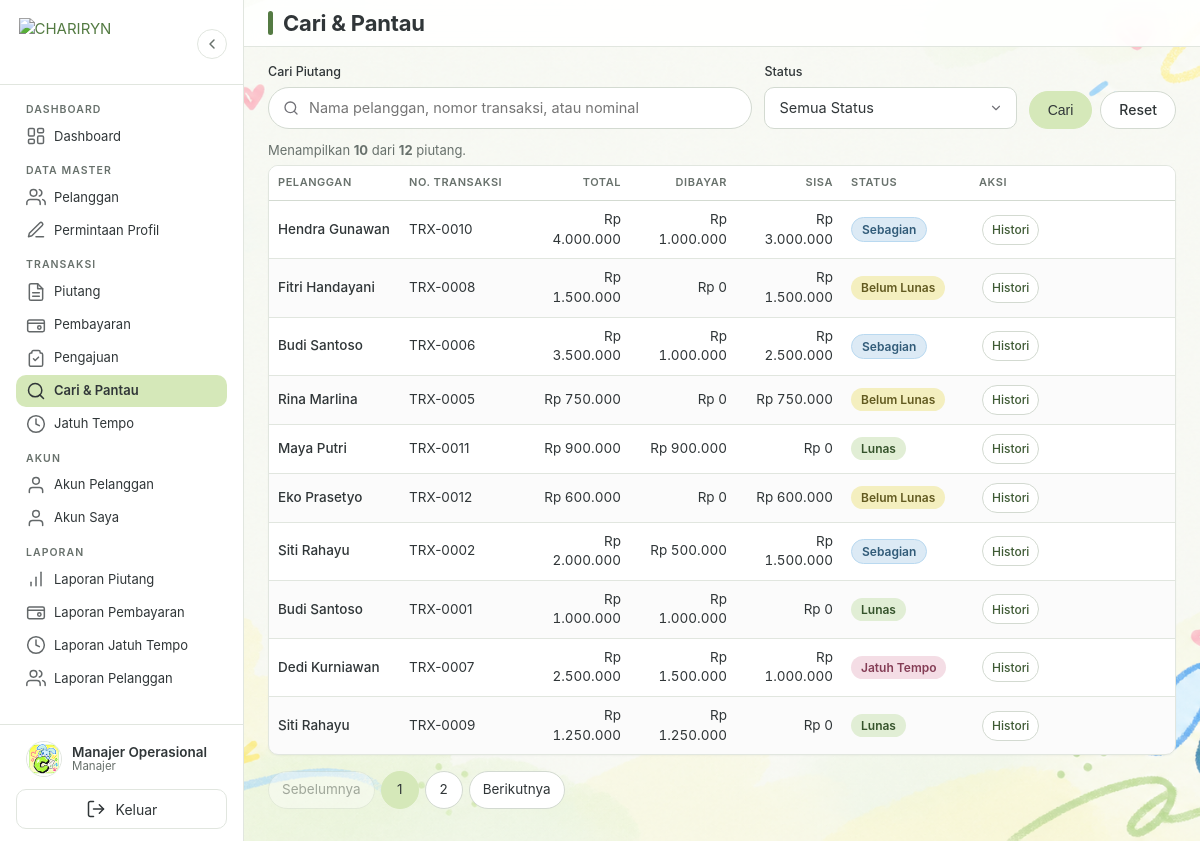
The app's page /cari-pantau/index.php (signed in) with its own data.
### tables this page shows
CREATE TABLE IF NOT EXISTS users (
    id_user INT UNSIGNED NOT NULL AUTO_INCREMENT,
    id_pelanggan INT UNSIGNED NULL,
    username VARCHAR(50) NOT NULL,
    password VARCHAR(255) NOT NULL,
    nama VARCHAR(100) NOT NULL,
    role ENUM('pemilik', 'manajer', 'pelanggan') NOT NULL DEFAULT 'manajer',
    status ENUM('belum aktif', 'aktif', 'nonaktif') NOT NULL DEFAULT 'belum aktif',
    token_aktivasi VARCHAR(64) NULL,
    token_aktivasi_berakhir DATETIME NULL,
    created_at DATETIME NOT NULL DEFAULT CURRENT_TIMESTAMP,
    updated_at DATETIME NOT NULL DEFAULT CURRENT_TIMESTAMP ON UPDATE CURRENT_TIMESTAMP,
    PRIMARY KEY (id_user),
    UNIQUE KEY uq_users_username (username),
    UNIQUE KEY uq_users_pelanggan (id_pelanggan),
    KEY idx_users_role_status (role, status),
    CONSTRAINT fk_users_pelanggan
        FOREIGN KEY (id_pelanggan) REFERENCES pelanggan (id_pelanggan)
        ON DELETE CASCADE ON UPDATE CASCADE
);

CREATE TABLE IF NOT EXISTS piutang (
    id_piutang INT UNSIGNED NOT NULL AUTO_INCREMENT,
    id_pelanggan INT UNSIGNED NOT NULL,
    no_transaksi VARCHAR(30) NOT NULL,
    tanggal_transaksi DATE NOT NULL,
    total_piutang DECIMAL(15,2) NOT NULL,
    jumlah_dibayar DECIMAL(15,2) NOT NULL DEFAULT 0.00,
    sisa_piutang DECIMAL(15,2) NOT NULL,
    jatuh_tempo DATE NOT NULL,
    status ENUM('Belum Lunas', 'Sebagian', 'Lunas', 'Jatuh Tempo') NOT NULL DEFAULT 'Belum Lunas',
    keterangan TEXT NULL,
    created_at DATETIME NOT NULL DEFAULT CURRENT_TIMESTAMP,
    updated_at DATETIME NOT NULL DEFAULT CURRENT_TIMESTAMP ON UPDATE CURRENT_TIMESTAMP,
    PRIMARY KEY (id_piutang),
    UNIQUE KEY uq_piutang_no_transaksi (no_transaksi),
    KEY idx_piutang_pelanggan (id_pelanggan),
    KEY idx_piutang_tanggal (tanggal_transaksi),
    KEY idx_piutang_jatuh_tempo (jatuh_tempo),
    KEY idx_piutang_status (status),
    KEY idx_piutang_status_tempo (status, jatuh_tempo),
    CONSTRAINT fk_piutang_pelanggan
        FOREIGN KEY (id_pelanggan) REFERENCES pelanggan (id_pelanggan)
        ON DELETE RESTRICT ON UPDATE CASCADE
);

CREATE TABLE IF NOT EXISTS pelanggan (
    id_pelanggan INT UNSIGNED NOT NULL AUTO_INCREMENT,
    kode_pelanggan VARCHAR(20) NOT NULL,
    nama_pelanggan VARCHAR(100) NOT NULL,
    alamat TEXT NULL,
    no_hp VARCHAR(20) NULL,
    email VARCHAR(100) NULL,
    status ENUM('aktif', 'nonaktif') NOT NULL DEFAULT 'aktif',
    created_at DATETIME NOT NULL DEFAULT CURRENT_TIMESTAMP,
    updated_at DATETIME NOT NULL DEFAULT CURRENT_TIMESTAMP ON UPDATE CURRENT_TIMESTAMP,
    PRIMARY KEY (id_pelanggan),
    UNIQUE KEY uq_pelanggan_kode (kode_pelanggan),
    KEY idx_pelanggan_nama (nama_pelanggan),
    KEY idx_pelanggan_status (status)
);

### helpers/autentikasi.php (called while the page is built, shortened)
<?php
function userSaatIni(): array
{
    return $_SESSION['user'] ?? [];
}
function roleUser(): string
{
    return (string) ($_SESSION['user']['role'] ?? '');
}
function labelRole(string $role): string
{
    return match ($role) {
        'pemilik' => 'Pemilik',
        'manajer' => 'Manajer',
        'pelanggan' => 'Pelanggan',
        default => 'Pengguna',
    };
}
function urlBerandaSesuaiPeran(): string
{
    return match (roleUser()) {
        'pemilik' => BASE_URL . 'laporan/piutang.php',
        'pelanggan' => BASE_URL . 'portal/index.php',
        default => BASE_URL . 'dashboard/index.php',
    };
}
function cekLogin(): void
{
    $stmt = koneksiDatabase()->prepare(
        'SELECT id_user, username, nama, role, status, id_pelanggan
         FROM users WHERE id_user = :id LIMIT 1'
    );
    $stmt->execute([':id' => (int) $_SESSION['user']['id_user']]);
}
function requireLogin(): void
{
    cekLogin();
}

### helpers/format.php (called while the page is built, shortened)
<?php
function e(?string $nilai): string
{
    return htmlspecialchars((string) $nilai, ENT_QUOTES, 'UTF-8');
}
function formatRupiah($nilai): string
{
    $nilai = round((float) $nilai, 2);
    $desimal = abs($nilai - round($nilai)) < 0.005 ? 0 : 2;
    return 'Rp ' . number_format($nilai, $desimal, ',', '.');
}
function formatAngka($nilai): string
{
    return number_format((float) $nilai, 0, ',', '.');
}

### config/database.php (called while the page is built, shortened)
<?php
function koneksiDatabase(): PDO
{
    static $pdo = null;
    if ($pdo instanceof PDO) {
        return $pdo;
    }
    $dsn = 'mysql:host=' . DB_HOST . ';port=' . DB_PORT . ';dbname=' . DB_NAMA . ';charset=utf8mb4';
    try {
        $pdo = new PDO($dsn, DB_USER, DB_PASSWORD, [
            PDO::ATTR_ERRMODE => PDO::ERRMODE_EXCEPTION,
            PDO::ATTR_DEFAULT_FETCH_MODE => PDO::FETCH_ASSOC,
            PDO::ATTR_EMULATE_PREPARES => false,
        ]);
    } catch (PDOException $e) {
        if (function_exists('catatKesalahan')) {
            catatKesalahan($e);
        }
        http_response_code(500);
        require BASE_PATH . '/error/500.php';
        exit;
    }
    return $pdo;
}

### helpers/otorisasi.php (called while the page is built, shortened)
<?php
function requireManajer(): void
{
    requireLogin();
}

### helpers/validasi.php (called while the page is built, shortened)
<?php
function bersihkan(mixed $nilai): string
{
    return trim((string) $nilai);
}

### cari-pantau/index.php (the view, shortened to what this page needs)
<?php
requireManajer();
$halaman_aktif = 'cari-pantau';
require_once BASE_PATH . '/includes/kepala.php';
$pdo = koneksiDatabase();
$cari = bersihkan($_GET['cari'] ?? '');
$status = bersihkan($_GET['status'] ?? '');
$halaman = max(1, (int) ($_GET['halaman'] ?? 1));
$perHalaman = 10;
$kondisi = [];
$parameter = [];
$where = $kondisi !== [] ? 'WHERE ' . implode(' AND ', $kondisi) : '';
$stmt = $pdo->prepare(
    'SELECT COUNT(*) FROM piutang AS p
     JOIN pelanggan AS pl ON pl.id_pelanggan = p.id_pelanggan ' . $where
);
$stmt->execute($parameter);
$total = (int) $stmt->fetchColumn();
$totalHalaman = (int) ceil($total / $perHalaman);
$halaman = max(1, min($halaman, max(1, $totalHalaman)));
$stmt = $pdo->prepare(
    'SELECT p.id_piutang, p.no_transaksi, p.tanggal_transaksi, p.total_piutang,
            p.jumlah_dibayar, p.sisa_piutang, p.status,
            pl.nama_pelanggan
     FROM piutang AS p
     JOIN pelanggan AS pl ON pl.id_pelanggan = p.id_pelanggan ' . $where . '
     ORDER BY p.tanggal_transaksi DESC, p.id_piutang DESC
     LIMIT :batas OFFSET :offset'
);
$stmt->bindValue(':batas', $perHalaman, PDO::PARAM_INT);
$stmt->bindValue(':offset', ($halaman - 1) * $perHalaman, PDO::PARAM_INT);
$stmt->execute();
$daftar = $stmt->fetchAll();
?>
<div class="aksi-halaman">
    <form method="get" action="<?= BASE_URL ?>cari-pantau/index.php" class="form-filter-halaman">
        <div class="kolom">
            <label class="label-bersyarat" for="cari">Cari Piutang</label>
            <input class="input input-cari" type="text" id="cari" name="cari" value="<?= e($cari) ?>" placeholder="Nama pelanggan, nomor transaksi, atau nominal">
        </div>
        <div class="kolom">
            <label class="label-bersyarat" for="status">Status</label>
            <select class="pilih" id="status" name="status">
                <option value="">Semua Status</option>
            </select>
        </div>
        <div class="filter-aksi">
            <button type="submit" class="btn btn-primer">Cari</button>
            <a class="btn btn-netral" href="<?= BASE_URL ?>cari-pantau/index.php">Reset</a>
        </div>
    </form>
</div>
<p class="jumlah-hasil">Menampilkan <strong><?= e(formatAngka(count($daftar))) ?></strong> dari <strong><?= e(formatAngka($total)) ?></strong> piutang.</p>
<div class="table-wrapper">
    <table class="tabel">
        <thead>
            <tr>
                <th class="col-nama">Pelanggan</th>
                <th class="col-kode">No. Transaksi</th>
                <th class="angka col-angka">Total</th>
                <th class="angka col-angka">Dibayar</th>
                <th class="angka col-angka">Sisa</th>
                <th class="col-status">Status</th>
                <th class="tabel-aksi col-aksi">Aksi</th>
            </tr>
        </thead>
        <tbody>
            <?php if ($daftar === []): ?>
                <tr>
                    <td colspan="7" class="tabel-baris-kosong"><img class="doodle-mini" src="<?= BASE_URL ?>assets/img/doodles/decor/doodle-plane-blue.png" alt="" aria-hidden="true" width="40" height="40"><br>Tidak ada piutang yang sesuai dengan pencarian.</td>
                </tr>
            <?php else: ?>
                <?php foreach ($daftar as $baris): ?>
                    <tr>
                        <td class="tabel-nama"><?= e($baris['nama_pelanggan']) ?></td>
                        <td><?= e($baris['no_transaksi']) ?></td>
                        <td class="angka"><?= e(formatRupiah($baris['total_piutang'])) ?></td>
                        <td class="angka"><?= e(formatRupiah($baris['jumlah_dibayar'])) ?></td>
                        <td class="angka"><?= e(formatRupiah($baris['sisa_piutang'])) ?></td>
                        <td><?= badgeStatus((string) $baris['status']) ?></td>
                        <td class="tabel-aksi">
                            <a href="<?= BASE_URL ?>piutang/detail.php?id=<?= (int) $baris['id_piutang'] ?>" data-modal data-judul="Histori Piutang <?= e($baris['no_transaksi']) ?>">Histori</a>
                        </td>
                    </tr>
                <?php endforeach; ?>
            <?php endif; ?>
        </tbody>
    </table>
</div>
<?= paginasiHtml($halaman, $totalHalaman, ['cari' => $cari, 'status' => $status]) ?>
<?php require_once BASE_PATH . '/includes/footer.php'; ?>

### includes/sidebar.php (shortened to what this page needs)
<?php
function ikonMenu(string $nama): string
{
    $svg = '<svg width="20" height="20" viewBox="0 0 24 24" fill="none" stroke="currentColor" stroke-width="1.8" stroke-linecap="round" stroke-linejoin="round" aria-hidden="true">';
    $isi = match ($nama) {
        'dashboard' => '<rect x="3" y="3" width="7" height="9" rx="1.5"></rect><rect x="14" y="3" width="7" height="5" rx="1.5"></rect><rect x="14" y="12" width="7" height="9" rx="1.5"></rect><rect x="3" y="16" width="7" height="5" rx="1.5"></rect>',
        'pelanggan' => '<path d="M17 21v-2a4 4 0 0 0-4-4H5a4 4 0 0 0-4 4v2"></path><circle cx="9" cy="7" r="4"></circle><path d="M23 21v-2a4 4 0 0 0-3-3.87"></path><path d="M16 3.13a4 4 0 0 1 0 7.75"></path>',
        'pengguna' => '<path d="M20 21v-2a4 4 0 0 0-4-4H8a4 4 0 0 0-4 4v2"></path><circle cx="12" cy="7" r="4"></circle>',
        'piutang' => '<path d="M14 2H6a2 2 0 0 0-2 2v16a2 2 0 0 0 2 2h12a2 2 0 0 0 2-2V8z"></path><polyline points="14 2 14 8 20 8"></polyline><line x1="16" y1="13" x2="8" y2="13"></line><line x1="16" y1="17" x2="8" y2="17"></line>',
        'pembayaran' => '<rect x="2" y="6" width="20" height="14" rx="2"></rect><path d="M2 10h20"></path><circle cx="16" cy="15" r="2"></circle>',
        'jatuh-tempo' => '<circle cx="12" cy="12" r="10"></circle><polyline points="12 6 12 12 16 14"></polyline>',
        'cari' => '<circle cx="11" cy="11" r="8"></circle><line x1="21" y1="21" x2="16.65" y2="16.65"></line>',
        'laporan' => '<line x1="12" y1="20" x2="12" y2="10"></line><line x1="18" y1="20" x2="18" y2="4"></line><line x1="6" y1="20" x2="6" y2="16"></line>',
        'pengajuan' => '<path d="M9 3h6a2 2 0 0 1 2 2v1h1a2 2 0 0 1 2 2v12a2 2 0 0 1-2 2H6a2 2 0 0 1-2-2V8a2 2 0 0 1 2-2h1V5a2 2 0 0 1 2-2z"></path><path d="M9 13l2 2 4-4"></path>',
        'permintaan' => '<path d="M12 20h9"></path><path d="M16.5 3.5a2.12 2.12 0 0 1 3 3L7 19l-4 1 1-4z"></path>',
        'keluar' => '<path d="M9 21H5a2 2 0 0 1-2-2V5a2 2 0 0 1 2-2h4"></path><polyline points="16 17 21 12 16 7"></polyline><line x1="21" y1="12" x2="9" y2="12"></line>',
        default => '',
    };
    return $svg . $isi . '</svg>';
}
function itemMenu(string $ikon, string $label, string $url, string $kunci): string
{
    global $halaman_aktif;
    $aktif = $halaman_aktif === $kunci;
    $aria = $aktif ? ' aria-current="page"' : '';
    return '<a class="item-menu' . ($aktif ? ' aktif' : '') . '"' . $aria . ' href="' . e($url) . '">'
        . ikonMenu($ikon)
        . '<span>' . e($label) . '</span></a>';
}
?>
<?php
$peran_sidebar = roleUser();
$beranda_sidebar = urlBerandaSesuaiPeran();
?>
<aside class="sidebar" id="sidebar">
    <div class="sidebar-logo">
        <a href="<?= e($beranda_sidebar) ?>" aria-label="Beranda CHARIRYN">
            <img class="logo-brand" src="<?= BASE_URL ?>assets/img/chariryn.png" alt="CHARIRYN" width="336" height="112">
        </a>
        <button type="button" class="sidebar-toggle" id="tombolMenu" aria-label="Tutup panel samping" aria-expanded="false" aria-controls="sidebar">
            <svg width="16" height="16" viewBox="0 0 24 24" fill="none" stroke="currentColor" stroke-width="2.2" stroke-linecap="round" stroke-linejoin="round" aria-hidden="true">
                <polyline points="15 18 9 12 15 6"></polyline>
            </svg>
        </button>
    </div>
    <nav class="sidebar-menu" aria-label="Menu utama">
        <?php if ($peran_sidebar === 'pelanggan'): ?>
            <p class="grup-menu">Piutang Saya</p>
            <?= itemMenu('dashboard', 'Dashboard', BASE_URL . 'portal/index.php', 'portal') ?>
            <?= itemMenu('pembayaran', 'Ajukan Pembayaran', BASE_URL . 'portal/pengajuan.php', 'portal-pengajuan') ?>
            <?= itemMenu('pengajuan', 'Status Pengajuan', BASE_URL . 'portal/status-pengajuan.php', 'portal-status') ?>
            <?= itemMenu('permintaan', 'Ubah Profil', BASE_URL . 'portal/profil.php', 'portal-profil') ?>
            <?= itemMenu('pengguna', 'Akun Saya', BASE_URL . 'portal/akun.php', 'portal-akun') ?>
        <?php else: ?>
            <p class="grup-menu">Dashboard</p>
            <?= itemMenu('dashboard', 'Dashboard', BASE_URL . 'dashboard/index.php', 'dashboard') ?>
            <p class="grup-menu">Data Master</p>
            <?= itemMenu('pelanggan', 'Pelanggan', BASE_URL . 'pelanggan/index.php', 'pelanggan') ?>
            <?= itemMenu('permintaan', 'Permintaan Profil', BASE_URL . 'pelanggan/permintaan.php', 'permintaan-profil') ?>
            <p class="grup-menu">Transaksi</p>
            <?= itemMenu('piutang', 'Piutang', BASE_URL . 'piutang/index.php', 'piutang') ?>
            <?= itemMenu('pembayaran', 'Pembayaran', BASE_URL . 'pembayaran/index.php', 'pembayaran') ?>
            <?= itemMenu('pengajuan', 'Pengajuan', BASE_URL . 'pengajuan/index.php', 'pengajuan') ?>
            <?= itemMenu('cari', 'Cari & Pantau', BASE_URL . 'cari-pantau/index.php', 'cari-pantau') ?>
            <?= itemMenu('jatuh-tempo', 'Jatuh Tempo', BASE_URL . 'jatuh-tempo/index.php', 'jatuh-tempo') ?>
            <p class="grup-menu">Akun</p>
            <?= itemMenu('pengguna', 'Akun Pelanggan', BASE_URL . 'akun-pelanggan/index.php', 'akun-pelanggan') ?>
            <?= itemMenu('pengguna', 'Akun Saya', BASE_URL . 'akun/sandi.php', 'akun') ?>
            <p class="grup-menu">Laporan</p>
            <?= itemMenu('laporan', 'Laporan Piutang', BASE_URL . 'laporan/piutang.php', 'laporan-piutang') ?>
            <?= itemMenu('pembayaran', 'Laporan Pembayaran', BASE_URL . 'laporan/pembayaran.php', 'laporan-pembayaran') ?>
            <?= itemMenu('jatuh-tempo', 'Laporan Jatuh Tempo', BASE_URL . 'laporan/jatuh-tempo.php', 'laporan-jatuh-tempo') ?>
            <?= itemMenu('pelanggan', 'Laporan Pelanggan', BASE_URL . 'laporan/pelanggan.php', 'laporan-pelanggan') ?>
        <?php endif; ?>
    </nav>
<?php
$nama_profil = (string) (userSaatIni()['nama'] ?? 'Pengguna');
$label_role_profil = labelRole($peran_sidebar);
?>
    <div class="sidebar-kaki">
        <div class="profil-ringkas">
            <img class="profil-avatar" src="<?= BASE_URL ?>assets/img/logo.png" alt="" aria-hidden="true" width="36" height="36">
            <div class="profil-info">
                <span class="nama-user"><?= e($nama_profil) ?></span>
                <span class="role-user"><?= e($label_role_profil) ?></span>
            </div>
        </div>
        <form method="post" action="<?= BASE_URL ?>auth/logout.php">
            <button type="submit" class="tombol-keluar">
                <?= ikonMenu('keluar') ?>
                <span>Keluar</span>
            </button>
        </form>
    </div>
</aside>

### helpers/piutang.php (shortened to what this page needs)
<?php
function badgeStatus(string $status): string
{
    $kelas = match ($status) {
        'Lunas' => 'badge-lunas',
        'Sebagian' => 'badge-sebagian',
        'Jatuh Tempo' => 'badge-jatuh-tempo',
        default => 'badge-belum-lunas',
    };
    return '<span class="badge ' . $kelas . '">' . e($status) . '</span>';
}

### records on screen
users: nama "Manajer Operasional"
piutang: id_pelanggan.nama_pelanggan "Hendra Gunawan", no_transaksi "TRX-0010", total_piutang "Rp 4.000.000", jumlah_dibayar "Rp 1.000.000", sisa_piutang "Rp 3.000.000", status "Sebagian"
piutang: id_pelanggan.nama_pelanggan "Fitri Handayani", no_transaksi "TRX-0008", total_piutang "Rp 1.500.000", jumlah_dibayar "Rp 0", sisa_piutang "Rp 1.500.000", status "Belum Lunas"
piutang: id_pelanggan.nama_pelanggan "Budi Santoso", no_transaksi "TRX-0006", total_piutang "Rp 3.500.000", jumlah_dibayar "Rp 1.000.000", sisa_piutang "Rp 2.500.000", status "Sebagian"
piutang: id_pelanggan.nama_pelanggan "Rina Marlina", no_transaksi "TRX-0005", total_piutang "Rp 750.000", jumlah_dibayar "Rp 0", sisa_piutang "Rp 750.000", status "Belum Lunas"
piutang: id_pelanggan.nama_pelanggan "Maya Putri", no_transaksi "TRX-0011", total_piutang "Rp 900.000", jumlah_dibayar "Rp 900.000", sisa_piutang "Rp 0", status "Lunas"
piutang: id_pelanggan.nama_pelanggan "Eko Prasetyo", no_transaksi "TRX-0012", total_piutang "Rp 600.000", jumlah_dibayar "Rp 0", sisa_piutang "Rp 600.000", status "Belum Lunas"
piutang: id_pelanggan.nama_pelanggan "Siti Rahayu", no_transaksi "TRX-0002", total_piutang "Rp 2.000.000", jumlah_dibayar "Rp 500.000", sisa_piutang "Rp 1.500.000", status "Sebagian"
piutang: id_pelanggan.nama_pelanggan "Budi Santoso", no_transaksi "TRX-0001", total_piutang "Rp 1.000.000", jumlah_dibayar "Rp 1.000.000", sisa_piutang "Rp 0", status "Lunas"
piutang: id_pelanggan.nama_pelanggan "Dedi Kurniawan", no_transaksi "TRX-0007", total_piutang "Rp 2.500.000", jumlah_dibayar "Rp 1.500.000", sisa_piutang "Rp 1.000.000", status "Jatuh Tempo"
piutang: id_pelanggan.nama_pelanggan "Siti Rahayu", no_transaksi "TRX-0009", total_piutang "Rp 1.250.000", jumlah_dibayar "Rp 1.250.000", sisa_piutang "Rp 0", status "Lunas"

### other values on screen
$label "Dashboard Pelanggan Permintaan Profil Piutang Pembayaran Pengajuan Cari & Pantau Jatuh Tempo Akun Pelanggan Akun Saya Laporan Piutang Laporan Pembayaran Laporan Jatuh Tempo Laporan Pelanggan"
$label_role_profil "Manajer"
$judul_halaman "Cari & Pantau"
formatAngka(count($daftar)) "10"
formatAngka($total) "12"
$n "1"
$n "2"
